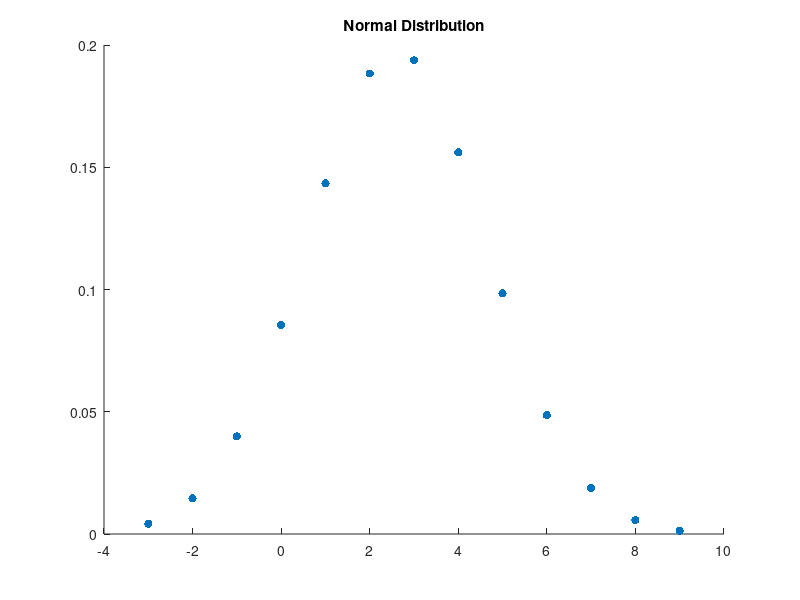
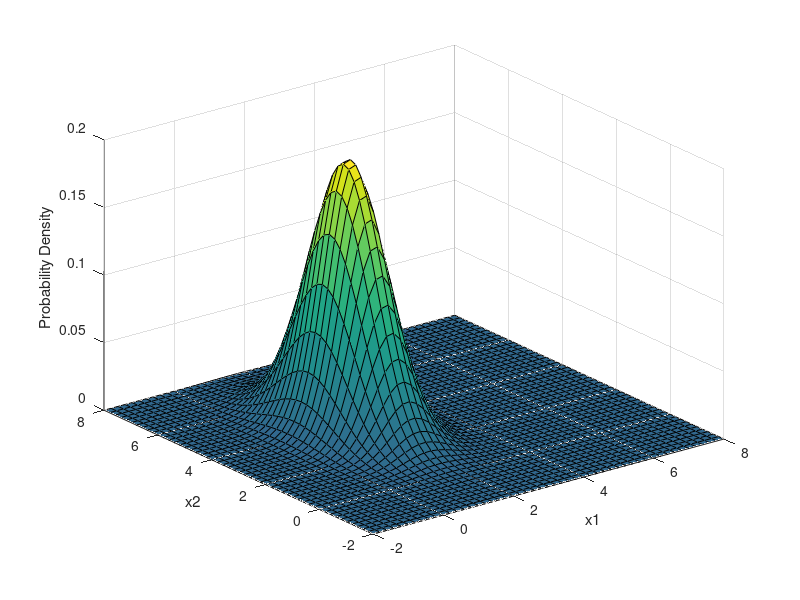

MATLAB code to generate these figures, in order:
clear all; clc; close all;
%===============Problem 3===================
x = [2 4 0 7 1 2 0 3 2 1 5 4 3]; %sample set
X = [-3 -2 -1 0 1 2 3 4 5 6 7 8 9];

xMu = mean(x);
xVar = var(x);

pdf = zeros(1,size(X,2));
for i=1:size(X,2)
    pdf(i) = mvnpdf(X(1,i),xMu,xVar);
end

figure(1)
scatter(-3:9,pdf,'filled');title('Normal Distribution');

%=============Problem 4===============================

V = [1 2 2 3 1.5 2 1 1 2;2 3 4 4 5 5 5 4 2];
x1 = [1 2 2 3 1.5 2 1 1 2];
x2 = [2 3 4 4 5 5 5 4 2];

vMu1 = mean(V(1,:));
vMu2 = mean(V(2,:));
mu = [vMu1 vMu2];
vCov = cov(V(1,:),V(2,:));

x1 = -2:.2:8;
x2 = -2:.2:8;
[X1,X2] = meshgrid(x1,x2);
X = [X1(:) X2(:)];

pdf2 = mvnpdf(X,mu,vCov);
pdf2 = reshape(pdf2,length(x1),length(x2));

figure(2)
surf(x1,x2,pdf2)
caxis([min(pdf2(:))-0.5*range(pdf2(:)),max(pdf2(:))]);

xlabel('x1')
ylabel('x2')
zlabel('Probability Density')
